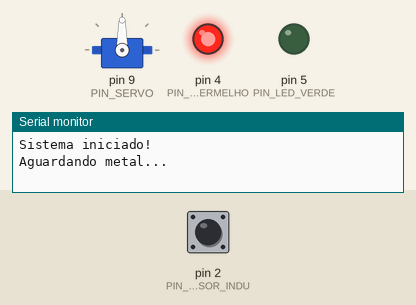
This sketch was run on a simulated Arduino Uno, built with avr-gcc and run on an emulated ATmega328P. On the bench: servo, output pins drawn as LEDs (lit = HIGH), the last lines printed to the serial monitor. The inputs (shaded band) are chosen by the test bench; at power-on: pin 2 (PIN_SENSOR_INDU) LOW.

Above: at 1.2 s.
1.3 s: pin 2 (PIN_SENSOR_INDU) driven HIGH
At 2.1 s:
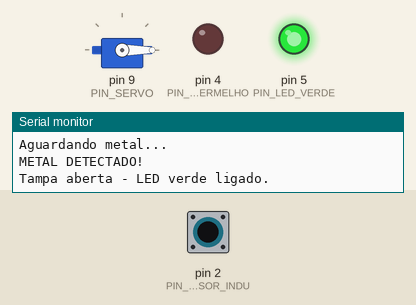
2.8 s: pin 2 (PIN_SENSOR_INDU) pulsed LOW 2 times (0.12 s each, 0.3 s apart)
At 9.3 s:
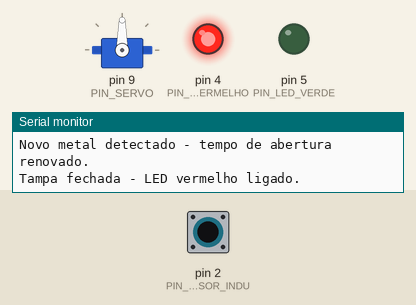
Timing chart, 0 to 10.8 s (numbered marks = the images above; inputs shaded):
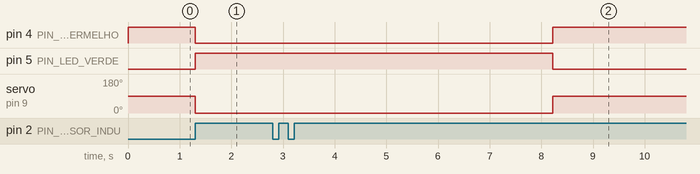

Measured:
- after the input at 1.3 s, pin 4 (PIN_LED_VERMELHO): HIGH → LOW at once; pin 5 (PIN_LED_VERDE): LOW → HIGH at once; servo on pin 9 (PIN_SERVO): 90° → 0° at once
- after the input at 2.8 s, pin 4 (PIN_LED_VERMELHO): LOW → HIGH after 5.4 s instead of 3.5 s; pin 5 (PIN_LED_VERDE): HIGH → LOW after 5.4 s instead of 3.5 s; servo on pin 9 (PIN_SERVO): 0° → 90° after 5.4 s instead of 3.5 s

The sketch:

smarttrash.ino
```cpp
#include <Servo.h>

Servo tampa;

// pinos:
const int PIN_SENSOR_INDU = 2;
const int PIN_SERVO = 9;
const int PIN_LED_VERMELHO = 4;
const int PIN_LED_VERDE = 5;

// o sensor detecta metal em high:
const int SENSOR_INDU_DETECTA = HIGH;

// posicoes do servo:
const int POSICAO_FECHADA = 90;
const int POSICAO_ABERTA = 0;

// tempo que a tampa fica aberta:
const unsigned long TEMPO_ABERTA = 5000;

// intervalo de leitura:
const unsigned long INTERVALO_LEITURA = 20;

// estados:
bool tampaAberta = false;
bool metalAnteriormenteDetectado = false;

unsigned long instanteAbertura = 0;
unsigned long ultimaLeitura = 0;

void setup() {
  Serial.begin(9600);

  pinMode(PIN_SENSOR_INDU, INPUT);
  pinMode(PIN_LED_VERMELHO, OUTPUT);
  pinMode(PIN_LED_VERDE, OUTPUT);

  // estado inicial: tampa fechada:
  digitalWrite(PIN_LED_VERMELHO, HIGH);
  digitalWrite(PIN_LED_VERDE, LOW);

  tampa.attach(PIN_SERVO);
  tampa.write(POSICAO_FECHADA);

  Serial.println("Sistema iniciado!");
  Serial.println("Aguardando metal...");
}

void loop() {
  unsigned long agora = millis();

  if (agora - ultimaLeitura >= INTERVALO_LEITURA) {
    ultimaLeitura = agora;

    int estadoAtual = digitalRead(PIN_SENSOR_INDU);

    bool metalDetectado =
        (estadoAtual == SENSOR_INDU_DETECTA);

    // detecta a chegada do metal:
    if (metalDetectado && !metalAnteriormenteDetectado) {
      Serial.println("METAL DETECTADO!");

      if (!tampaAberta) {
        tampa.write(POSICAO_ABERTA);
        tampaAberta = true;
        instanteAbertura = agora;

        // verde ligado enquanto a tampa esta aberta:
        digitalWrite(PIN_LED_VERDE, HIGH);
        digitalWrite(PIN_LED_VERMELHO, LOW);

        Serial.println("Tampa aberta - LED verde ligado.");
      } else {
        instanteAbertura = agora;
        Serial.println("Novo metal detectado - tempo de abertura renovado.");
      }
    }

    metalAnteriormenteDetectado = metalDetectado;
  }

  // fecha a tampa apos 5 segundos:
  if (tampaAberta &&
      agora - instanteAbertura >= TEMPO_ABERTA) {

    tampa.write(POSICAO_FECHADA);
    tampaAberta = false;

    // vermelho ligado quando a tampa fecha:
    digitalWrite(PIN_LED_VERDE, LOW);
    digitalWrite(PIN_LED_VERMELHO, HIGH);

    Serial.println("Tampa fechada - LED vermelho ligado.");
  }
}
```
